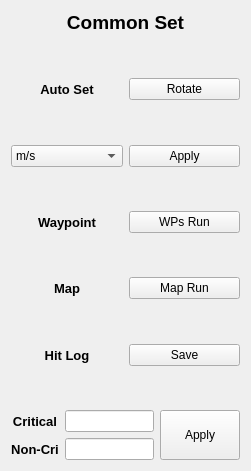
   <widget class="QWidget" name="verticalLayoutWidget">
    <property name="geometry">
     <rect>
      <x>720</x>
      <y>90</y>
      <width>251</width>
      <height>471</height>
     </rect>
    </property>
    <layout class="QVBoxLayout" name="common_set_layout" stretch="0,1,0">
     <item>
      <widget class="QLabel" name="common_set_lbl">
       <property name="sizePolicy">
        <sizepolicy hsizetype="Preferred" vsizetype="Preferred">
         <horstretch>0</horstretch>
         <verstretch>0</verstretch>
        </sizepolicy>
       </property>
       <property name="font">
        <font>
         <pointsize>14</pointsize>
         <weight>75</weight>
         <bold>true</bold>
        </font>
       </property>
       <property name="text">
        <string>Common Set</string>
       </property>
       <property name="alignment">
        <set>Qt::AlignCenter</set>
       </property>
      </widget>
     </item>
     <item>
      <layout class="QGridLayout" name="common_grid_box" rowstretch="0,0,0,0,0,0,0,0,0,0,0">
       <item row="2" column="0">
        <spacer name="verticalSpacer_8">
         <property name="orientation">
          <enum>Qt::Vertical</enum>
         </property>
         <property name="sizeHint" stdset="0">
          <size>
           <width>20</width>
           <height>40</height>
          </size>
         </property>
        </spacer>
       </item>
       <item row="1" column="0">
        <widget class="QLabel" name="Auto_set_lbl">
         <property name="sizePolicy">
          <sizepolicy hsizetype="Preferred" vsizetype="Preferred">
           <horstretch>0</horstretch>
           <verstretch>0</verstretch>
          </sizepolicy>
         </property>
         <property name="font">
          <font>
           <pointsize>10</pointsize>
           <weight>75</weight>
           <bold>true</bold>
          </font>
         </property>
         <property name="text">
          <string>Auto Set</string>
         </property>
         <property name="alignment">
          <set>Qt::AlignCenter</set>
         </property>
        </widget>
       </item>
       <item row="7" column="0">
        <widget class="QLabel" name="rviz_lbl">
         <property name="sizePolicy">
          <sizepolicy hsizetype="Preferred" vsizetype="Preferred">
           <horstretch>0</horstretch>
           <verstretch>0</verstretch>
          </sizepolicy>
         </property>
         <property name="font">
          <font>
           <pointsize>10</pointsize>
           <weight>75</weight>
           <bold>true</bold>
          </font>
         </property>
         <property name="text">
          <string>Map</string>
         </property>
         <property name="alignment">
          <set>Qt::AlignCenter</set>
         </property>
        </widget>
       </item>
       <item row="9" column="1">
        <widget class="QPushButton" name="common_hit_save_btn">
         <property name="text">
          <string>Save</string>
         </property>
        </widget>
       </item>
       <item row="8" column="0">
        <spacer name="verticalSpacer_10">
         <property name="orientation">
          <enum>Qt::Vertical</enum>
         </property>
         <property name="sizeHint" stdset="0">
          <size>
           <width>20</width>
           <height>40</height>
          </size>
         </property>
        </spacer>
       </item>
       <item row="7" column="1">
        <widget class="QPushButton" name="common_rviz_btn">
         <property name="text">
          <string>Map Run</string>
         </property>
        </widget>
       </item>
       <item row="1" column="1">
        <widget class="QPushButton" name="auto_set_btn">
         <property name="text">
          <string>Rotate</string>
         </property>
        </widget>
       </item>
       <item row="6" column="0">
        <spacer name="verticalSpacer_7">
         <property name="orientation">
          <enum>Qt::Vertical</enum>
         </property>
         <property name="sizeHint" stdset="0">
          <size>
           <width>20</width>
           <height>40</height>
          </size>
         </property>
        </spacer>
       </item>
       <item row="0" column="0">
        <spacer name="verticalSpacer_15">
         <property name="orientation">
          <enum>Qt::Vertical</enum>
         </property>
         <property name="sizeHint" stdset="0">
          <size>
           <width>20</width>
           <height>40</height>
          </size>
         </property>
        </spacer>
       </item>
       <item row="9" column="0">
        <widget class="QLabel" name="mapviz_lbl_2">
         <property name="sizePolicy">
          <sizepolicy hsizetype="Preferred" vsizetype="Preferred">
           <horstretch>0</horstretch>
           <verstretch>0</verstretch>
          </sizepolicy>
         </property>
         <property name="font">
          <font>
           <pointsize>10</pointsize>
           <weight>75</weight>
           <bold>true</bold>
          </font>
         </property>
         <property name="text">
          <string>Hit Log</string>
         </property>
         <property name="alignment">
          <set>Qt::AlignCenter</set>
         </property>
        </widget>
       </item>
       <item row="3" column="0">
        <widget class="QComboBox" name="spd_cb">
         <item>
          <property name="text">
           <string>m/s</string>
          </property>
         </item>
         <item>
          <property name="text">
           <string>km/h</string>
          </property>
         </item>
         <item>
          <property name="text">
           <string>mph</string>
          </property>
         </item>
        </widget>
       </item>
       <item row="4" column="0">
        <spacer name="verticalSpacer_13">
         <property name="orientation">
          <enum>Qt::Vertical</enum>
         </property>
         <property name="sizeHint" stdset="0">
          <size>
           <width>20</width>
           <height>40</height>
          </size>
         </property>
        </spacer>
       </item>
       <item row="10" column="0">
        <spacer name="verticalSpacer_21">
         <property name="orientation">
          <enum>Qt::Vertical</enum>
         </property>
         <property name="sizeHint" stdset="0">
          <size>
           <width>20</width>
           <height>40</height>
          </size>
         </property>
        </spacer>
       </item>
       <item row="5" column="0">
        <widget class="QLabel" name="waypoint_lbl">
         <property name="sizePolicy">
          <sizepolicy hsizetype="Preferred" vsizetype="Preferred">
           <horstretch>0</horstretch>
           <verstretch>0</verstretch>
          </sizepolicy>
         </property>
         <property name="font">
          <font>
           <pointsize>10</pointsize>
           <weight>75</weight>
           <bold>true</bold>
          </font>
         </property>
         <property name="text">
          <string>Waypoint</string>
         </property>
         <property name="alignment">
          <set>Qt::AlignCenter</set>
         </property>
        </widget>
       </item>
       <item row="3" column="1">
        <widget class="QPushButton" name="spd_apply_btn">
         <property name="text">
          <string>Apply</string>
         </property>
        </widget>
       </item>
       <item row="5" column="1">
        <widget class="QPushButton" name="common_wps_btn">
         <property name="text">
          <string>WPs Run</string>
         </property>
        </widget>
       </item>
      </layout>
     </item>
     <item>
      <layout class="QHBoxLayout" name="count_critical_mnq_hlayout">
       <item>
        <layout class="QGridLayout" name="get_count_val">
         <item row="1" column="0">
          <widget class="QLabel" name="non_critical_lbl">
           <property name="sizePolicy">
            <sizepolicy hsizetype="Preferred" vsizetype="Preferred">
             <horstretch>0</horstretch>
             <verstretch>0</verstretch>
            </sizepolicy>
           </property>
           <property name="font">
            <font>
             <pointsize>10</pointsize>
             <weight>75</weight>
             <bold>true</bold>
            </font>
           </property>
           <property name="text">
            <string>Non-Cri</string>
           </property>
           <property name="alignment">
            <set>Qt::AlignCenter</set>
           </property>
          </widget>
         </item>
         <item row="0" column="0">
          <widget class="QLabel" name="critical_lbl">
           <property name="sizePolicy">
            <sizepolicy hsizetype="Preferred" vsizetype="Preferred">
             <horstretch>0</horstretch>
             <verstretch>0</verstretch>
            </sizepolicy>
           </property>
           <property name="font">
            <font>
             <pointsize>10</pointsize>
             <weight>75</weight>
             <bold>true</bold>
            </font>
           </property>
           <property name="text">
            <string>Critical</string>
           </property>
           <property name="alignment">
            <set>Qt::AlignCenter</set>
           </property>
          </widget>
         </item>
         <item row="0" column="1">
          <widget class="QLineEdit" name="critical_val"/>
         </item>
         <item row="1" column="1">
          <widget class="QLineEdit" name="non_critical_val"/>
         </item>
        </layout>
       </item>
       <item>
        <widget class="QPushButton" name="hit_apply_btn">
         <property name="sizePolicy">
          <sizepolicy hsizetype="Minimum" vsizetype="Preferred">
           <horstretch>0</horstretch>
           <verstretch>0</verstretch>
          </sizepolicy>
         </property>
         <property name="text">
          <string>Apply</string>
         </property>
         <property name="iconSize">
          <size>
           <width>10</width>
           <height>30</height>
          </size>
         </property>
        </widget>
       </item>
      </layout>
     </item>
    </layout>
   </widget>
